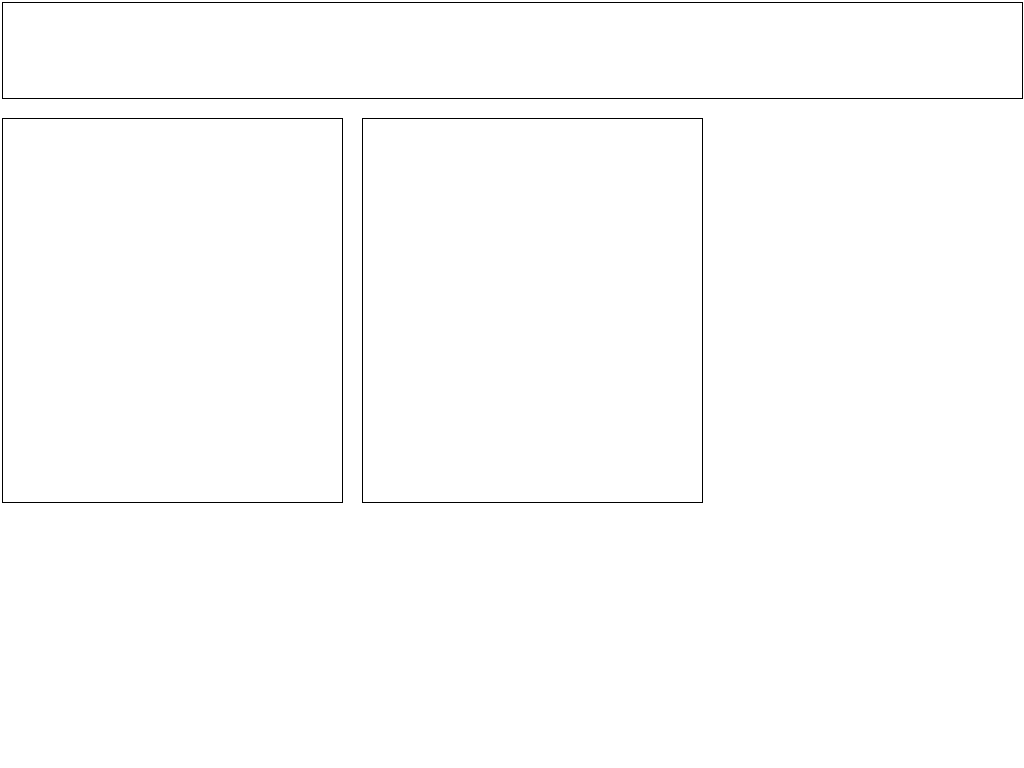
Frame 1 (no input)
Frame 60 (the mouse pressed at the canvas centre just before this capture): identical to frame 1, image omitted
Frame 120 (the mouse held since frame 60 and released just before this capture): identical to frame 1, image omitted

The Processing sketch that drew this single still picture (run headless with seeded random() and noise(); from frame 60 on, the mouse is pressed at the canvas centre):

// Processing sketch: mockup
// ── mockup.pde
//Global Variables
//(any part of our program can see it)

int headX, headY, headW, headH;

int verticalPadding, horizontalPadding;


// Everything here happens once
void setup()
//Make a canvas of 1024x768
{
  size(1024,768);
  //RGB colourspace 1-255; by putting in one value only, you're defining greyscale; otherwise, three values are needed
  background(255,255,255);
  
  //Assign values to variables
  headX = 2;
  headY = 2;
  headW = width - headX *2;
  headH = int(height * .125); //76x768
  verticalPadding = 20; //this is a MAGIC NUMBER and that's a bad thing ; (
  horizontalPadding = 20;
}

//Everything here happens 60 times a second. Wow!
void draw()
{
  //draw the Header Box
  drawHeader();
  //draw ColumnOne
  drawColumnOne();
   //draw ColumnTwo
  drawColumnTwo();
  
}

// ── Column2.pde
//draw column 2

void drawColumnTwo()
{
//draw a rectangle
//rectangle should start at 20px after column1 ends

rect(/* starting margin */headX +/*column width*/ headW/3 +/* padding */ 20, 
headY + headH + verticalPadding, headW/3, height/2);

}


// ── Column3.pde
//draw column 3

void drawColumnThree()
{
}

// ── column1.pde
//draw column 1

void drawColumnOne()

{
//draw a rectangle
//rectangle should start at same pixel that the header is at
//rectangle should have a 20px padding between next column

rect(headX, headY + headH + verticalPadding, headW/3, height/2);

}

// ── drawHeader.pde

//Custom function to draw header
void drawHeader() 
{
//X, Y, Width, Height
rect(headX, headY, headW, headH);
}
